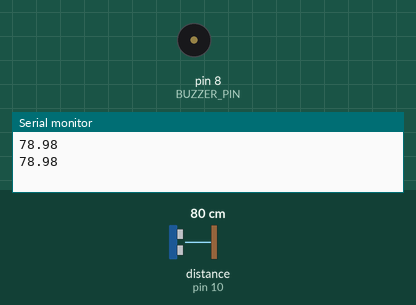
Simulated run of this sketch. Board: Arduino Uno, built with avr-gcc and run on an emulated ATmega328P. Shown: buzzer (waves = sounding, pin HIGH), the last lines printed to the serial monitor. Wiring (inferred from the names in the program): ultrasonic range finder: trigger pin 9; echo pin 10. Inputs (shaded band) come from the test bench; at power-on: distance to the obstacle (sensor on pin 10) 80 cm. The echo pulse lasts 58.3 µs per cm; pins used as bus, display or sensor lines are not drawn.

Above: at 0.97 s.
1.3 s: distance to the obstacle (sensor on pin 10) set to 2 cm
At 1.35 s:
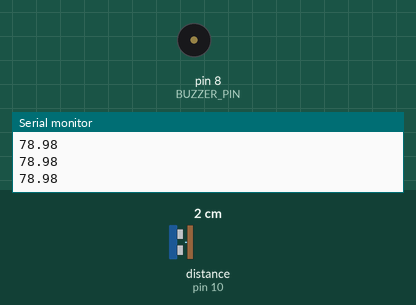
4.3 s: distance to the obstacle (sensor on pin 10) set to 35 cm
At 4.49 s:
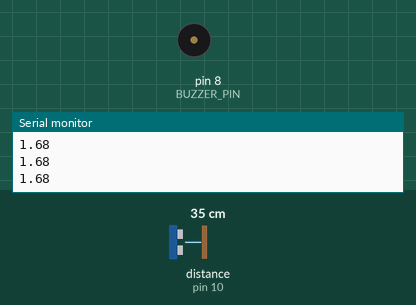
Timing chart, 0 to 13.3 s (numbered marks = the images above; inputs shaded):
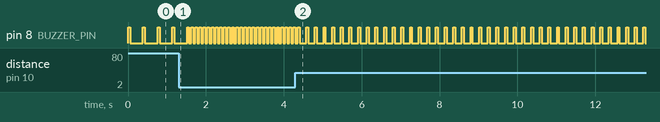

The sketch:

proximity_device.ino
```cpp
#define TRIG_PIN 9
#define ECHO_PIN 10
#define BUZZER_PIN 8

void setup() {
  pinMode(TRIG_PIN, OUTPUT);
  pinMode(ECHO_PIN, INPUT);
  pinMode(BUZZER_PIN, OUTPUT);
  Serial.begin(9600);
}

void loop() {
  long duration;
  float distance;

  digitalWrite(TRIG_PIN, LOW);
  delayMicroseconds(2);
  digitalWrite(TRIG_PIN, HIGH);
  delayMicroseconds(10);
  digitalWrite(TRIG_PIN, LOW);

  duration = pulseIn(ECHO_PIN, HIGH, 20000); // 20 ms timeout

  if (duration == 0) {
    digitalWrite(BUZZER_PIN, LOW); // No echo
    Serial.println(0); // Plot zero

  } else {
    distance = duration * 0.034 / 2;

    if (distance > 0 && distance <= 100) {
      int beepDelay = map(distance, 100, 0, 400, 50);

      digitalWrite(BUZZER_PIN, HIGH);
      delay(50); // Beep duration
      digitalWrite(BUZZER_PIN, LOW);
      delay(beepDelay);
      Serial.println(distance); // Send data for Radar Plot

    } else {
      digitalWrite(BUZZER_PIN, LOW); // Out of range
      Serial.println(0); // Plot zero
    }
  }
}
```

Measured:
- after the input at 1.3 s, pin 8 (BUZZER_PIN): alternates HIGH for 0.05 s and LOW for 0.06 s, starting after 0.32 s
- after the input at 4.3 s, pin 8 (BUZZER_PIN): alternates HIGH for 0.05 s and LOW for 0.17 s, starting after 0.28 s
- by itself, pin 8 (BUZZER_PIN): alternates HIGH for 0.05 s and LOW for 0.33 s
